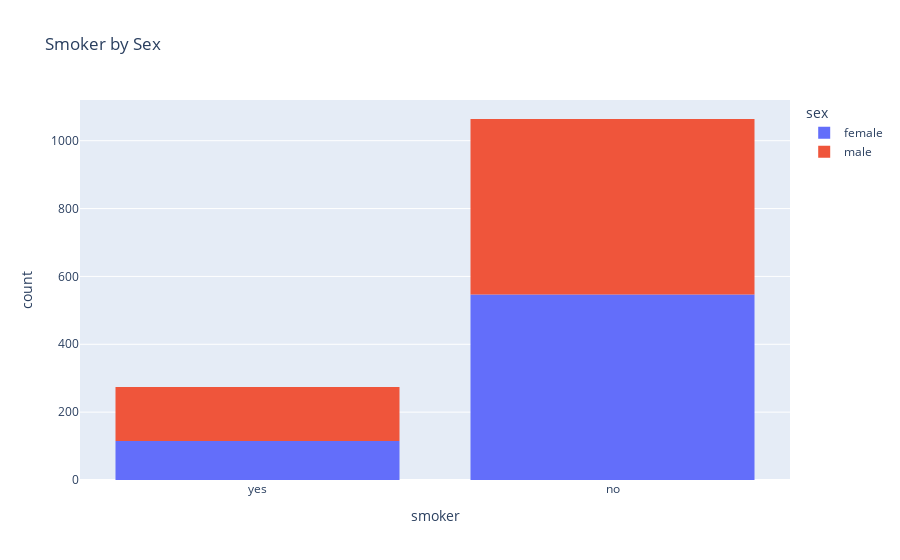

Here is the notebook cell this chart was saved with:
### Code cell
px.histogram(medical_charges, x = 'smoker',color = 'sex', title = 'Smoker by Sex')

### Figure 1 — Plotly figure (JSON) as saved in the notebook; plotly's stock layout.template omitted (floating-point values rounded to 4 significant figures; data arrays with more than 128 entries replaced by an {"elided": "..."} marker saying what was removed)
{"data": [{"bingroup": "x", "hovertemplate": "sex=female<br>smoker=%{x}<br>count=%{y}<extra></extra>", "legendgroup": "female", "marker": {"color": "#636efa", "pattern": {"shape": ""}}, "name": "female", "orientation": "v", "showlegend": true, "type": "histogram", "x": {"elided": "662 str values"}, "xaxis": "x", "yaxis": "y"}, {"bingroup": "x", "hovertemplate": "sex=male<br>smoker=%{x}<br>count=%{y}<extra></extra>", "legendgroup": "male", "marker": {"color": "#EF553B", "pattern": {"shape": ""}}, "name": "male", "orientation": "v", "showlegend": true, "type": "histogram", "x": {"elided": "676 str values"}, "xaxis": "x", "yaxis": "y"}], "layout": {"barmode": "relative", "legend": {"title": {"text": "sex"}, "tracegroupgap": 0}, "title": {"text": "Smoker by Sex"}, "xaxis": {"anchor": "y", "domain": [0, 1], "title": {"text": "smoker"}}, "yaxis": {"anchor": "x", "domain": [0, 1], "title": {"text": "count"}}}}
